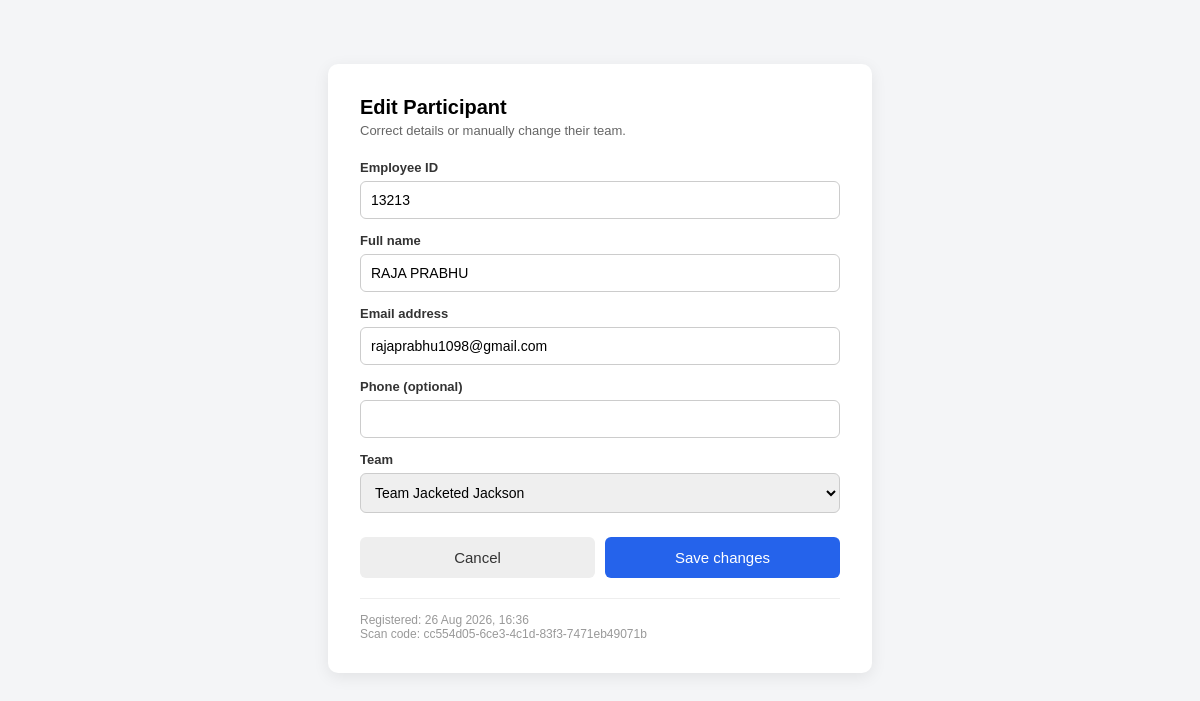
/admin/edit/3 (signed in), run on the app's committed database.
### app.py (models this page shows, shortened)
class Participant(db.Model):
    id = db.Column(db.Integer, primary_key=True)
    emp_id = db.Column(db.String(30), nullable=True)
    name = db.Column(db.String(120), nullable=False)
    email = db.Column(db.String(120), nullable=False, unique=True)
    phone = db.Column(db.String(20))
    unique_code = db.Column(db.String(36), unique=True, nullable=False)
    team = db.Column(db.String(50), nullable=True)
    registered_at = db.Column(db.DateTime, default=datetime.utcnow)
    scanned_at = db.Column(db.DateTime, nullable=True)
    email_sent = db.Column(db.Boolean, default=False)

### app.py (the view, shortened to what this page needs)
@app.route(
    '/admin/edit/<int:participant_id>',
    methods=['GET', 'POST']
)
@admin_required
def admin_edit(participant_id):
    participant = Participant.query.get_or_404(
        participant_id
    )
    return render_template(
        'admin_edit.html',
        event_name=EVENT_NAME,
        participant=participant,
        teams=TEAMS
    )

### app.py (called while the page is built, shortened)
def admin_required(view_func):
    @wraps(view_func)
    def wrapped(*args, **kwargs):
        return view_func(*args, **kwargs)
    return wrapped

### templates/admin_edit.html (shortened to what this page needs)
<!doctype html>
<html lang="en">
<head>
</head>
<body>
  <div class="card">
    <h1>Edit Participant</h1>
    <div class="sub">Correct details or manually change their team.</div>
    <form method="post">
      <label for="emp_id">Employee ID</label>
      <input type="text" id="emp_id" name="emp_id" value="{{ participant.emp_id or '' }}" inputmode="numeric" pattern="[0-9]*" title="Numbers only" required>
      <label for="name">Full name</label>
      <input type="text" id="name" name="name" value="{{ participant.name }}" required>
      <label for="email">Email address</label>
      <input type="email" id="email" name="email" value="{{ participant.email }}" required>
      <label for="phone">Phone (optional)</label>
      <input type="tel" id="phone" name="phone" value="{{ participant.phone or '' }}">
      <label for="team">Team</label>
      <select id="team" name="team">
        {% for t in teams %}
          <option value="{{ t }}" {% if participant.team == t %}selected{% endif %}>Team {{ t }}</option>
        {% endfor %}
      </select>
      <div class="actions">
        <a href="{{ url_for('admin') }}" class="cancel-link">Cancel</a>
        <button type="submit" class="save-btn">Save changes</button>
      </div>
    </form>
    <div class="meta">
      Registered: {{ participant.registered_at.strftime('%d %b %Y, %H:%M') if participant.registered_at else '—' }}<br>
      Scan code: {{ participant.unique_code }}
    </div>
  </div>
</body>
</html>

### templates/admin_edit.html (style rules this page uses)
body { font-family: Arial, Helvetica, sans-serif; background:#f4f5f7; margin:0; padding: 24px; }
.card { max-width: 480px; margin: 40px auto; background:#fff; border-radius:10px; box-shadow: 0 4px 16px rgba(0,0,0,0.08); padding: 32px; }
h1 { font-size: 20px; margin: 0 0 4px; }
.sub { color:#666; font-size: 13px; margin-bottom: 22px; }
label { display:block; margin-top: 14px; font-size: 13px; font-weight:bold; color:#333; }
input, select { width:100%; padding:10px; margin-top:6px; border:1px solid #ccc; border-radius:6px; box-sizing:border-box; font-size:14px; }
.actions { display:flex; gap:10px; margin-top: 24px; }
button { flex:1; padding:12px; border:none; border-radius:6px; font-size:15px; cursor:pointer; }
.save-btn { background:#2563eb; color:#fff; }
.cancel-link { flex:1; text-align:center; padding:12px; border-radius:6px; font-size:15px; text-decoration:none; color:#333; background:#eee; }
.meta { font-size: 12px; color:#999; margin-top: 20px; border-top:1px solid #eee; padding-top:14px; }

### data on the page
Participant: emp_id "13213", name "RAJA PRABHU", email "rajaprabhu1098@gmail.com", team "Team Jacketed Jackson", registered_at "26 Aug 2026, 16:36", unique_code "cc554d05-6ce3-4c1d-83f3-7471eb49071b"
